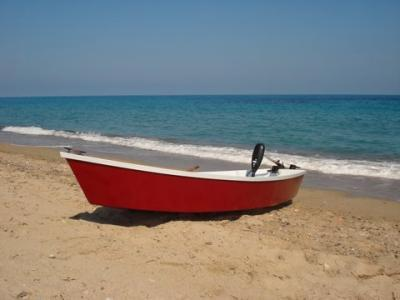
#> input picture bote.jpg, 400 x 300 px
$ jupyter execute otsu_segmentation.ipynb   (shell and % lines are left out)
#> lines starting #> are read from the running program, lines starting #| are printed output that depends on the picture; after the words box and inside, x2 and y2 are one past the last pixel; in counts of white or black regions, pixels touching at a corner belong together
[cell 1]
import numpy as np
import matplotlib.pyplot as plt
from skimage.filters import gaussian, threshold_otsu, threshold_multiotsu
from skimage.restoration import denoise_nl_means,estimate_sigma
import scipy.ndimage as ndi
import cv2
from time import time
import matplotlib.colors
cmap = matplotlib.colors.ListedColormap(['black', 'white'])

[cell 2]
I = cv2.imread('bote.jpg')
#> I is the input picture: shape (300, 400, 3); mean B, G, R 126.2, 127.6, 127.8
I = cv2.cvtColor(I, cv2.COLOR_BGR2GRAY)
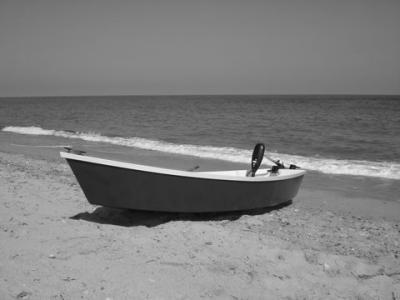
#> I: shape (300, 400); min 11, max 254, mean 127.5
plt.imshow(I,cmap='gray')

[cell 3]
fig1=plt.figure(figsize = (18,7))
plt.hist(I.ravel(),256,[0,256]);
plt.axvline(x=230,color='r')
plt.show()
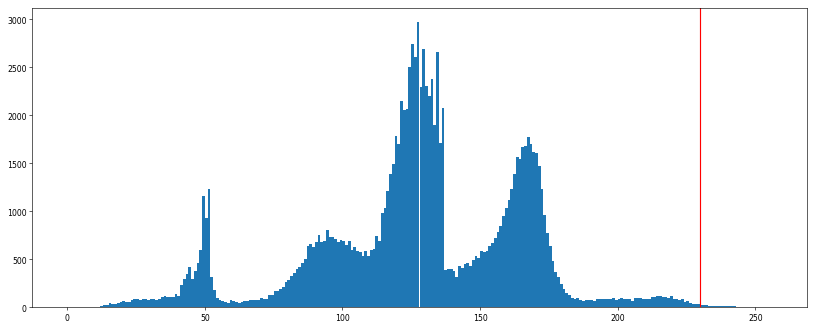
#> figure drawn by matplotlib, 1 panel; tallest bar 2972 high, from x = 127 to 128

[cell 4]
nf,nc=I.shape
#> nf = 300; nc = 400
Is=I.copy()*0
#> Is: shape (300, 400); every value is 0
Is[I>=110]=1
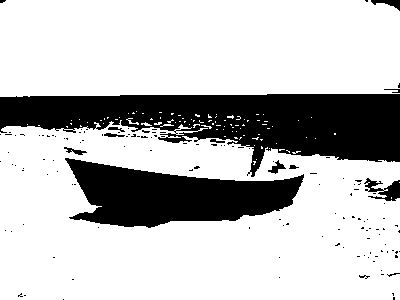
#> Is: shape (300, 400); values 0 (black) and 1 (white), 75.5% white; 137 black regions (125 under 20 px), largest, box (x1, y1, x2, y2) and area: (0, 94, 400, 177) 18175, (65, 158, 304, 228) 9939, (364, 178, 400, 201) 415
fig, ax = plt.subplots(nrows=1, ncols=2, figsize=(10, 10))
ax[0].imshow(I, cmap='gray',vmin=0,vmax=255)
ax[0].set_title('Original image')

ax[1].imshow(Is, cmap=cmap)
ax[1].set_title('Segmentation')
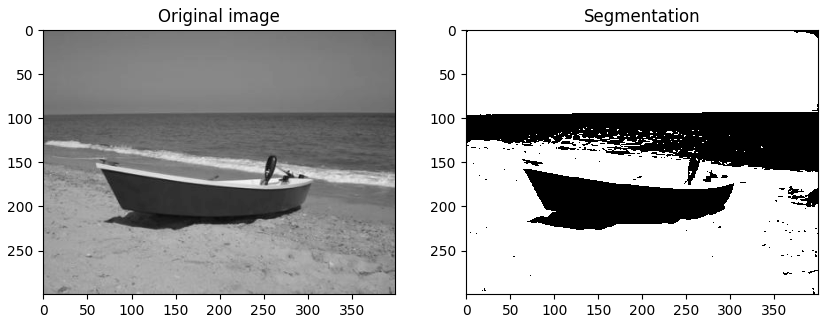
#> figure drawn by matplotlib, 2 panels

[cell 5]
umbral=threshold_otsu(I)
#> umbral = 111
bw=I.copy()*0
bw[I>=umbral]=1
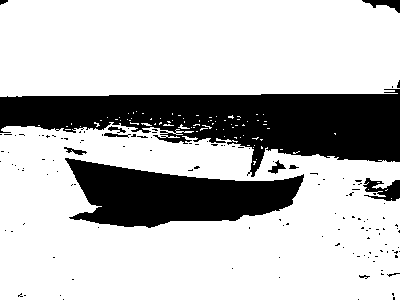
#> bw: shape (300, 400); values 0 (black) and 1 (white), 75% white; 133 black regions (122 under 20 px), largest, box (x1, y1, x2, y2) and area: (0, 89, 400, 177) 18595, (65, 158, 304, 228) 9948, (363, 178, 400, 201) 483
fig, ax = plt.subplots(nrows=1, ncols=2, figsize=(10, 10))
ax[0].imshow(I, cmap='gray',vmin=0,vmax=255)
ax[0].set_title('Original image')

ax[1].imshow(bw, cmap=cmap)
ax[1].set_title('Segmentation')

[cell 6]
umbral=threshold_otsu(I)
bw=I.copy()*0
bw[I>=umbral]=255
fig, ax = plt.subplots(nrows=1, ncols=2, figsize=(10, 10))
ax[0].imshow(I, cmap='gray',vmin=0,vmax=255)
ax[0].set_title('Original image')

ax[1].imshow(bw, cmap=cmap,vmin=0,vmax=255)
ax[1].set_title('Segmentation')

[cell 7]
# T, thresh = cv2.threshold(I, 200, 255, cv2.THRESH_BINARY_INV)
T, thresh = cv2.threshold(I, 0, 255, cv2.THRESH_BINARY_INV+cv2.THRESH_OTSU)
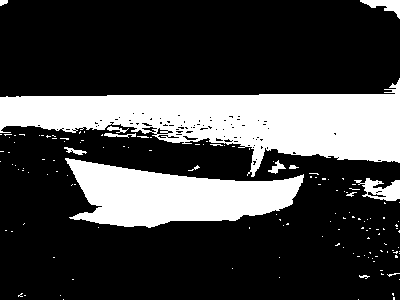
#> thresh: shape (300, 400); 25.6% white; 142 white regions (129 under 20 px), largest, box (x1, y1, x2, y2) and area: (0, 78, 400, 177) 18938, (65, 158, 304, 228) 9953, (354, 178, 400, 201) 570
#> T = 111
fig, ax = plt.subplots(nrows=1, ncols=2, figsize=(10, 10))
ax[0].imshow(I, cmap='gray',vmin=0,vmax=255)
ax[0].set_title('Original image')

ax[1].imshow(thresh, cmap='binary',vmin=0,vmax=255)
ax[1].set_title('Segmentation')

[cell 8]
In= cv2.GaussianBlur(I,(9,9),cv2.BORDER_DEFAULT)
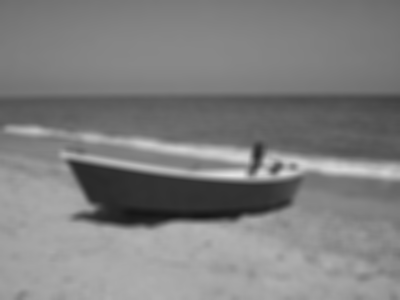
#> In: shape (300, 400); min 22, max 227, mean 127.5
In=In.astype(np.uint8)
T, thresh = cv2.threshold(In, 0, 255, cv2.THRESH_BINARY_INV+cv2.THRESH_OTSU)
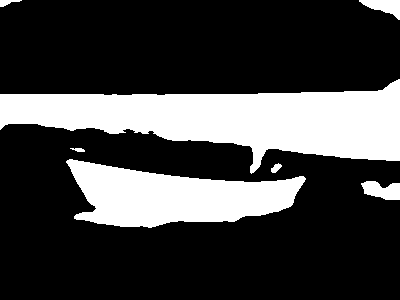
#> thresh: shape (300, 400); 25.7% white; 7 white regions, largest, box (x1, y1, x2, y2) and area: (0, 79, 400, 174) 19716, (66, 159, 306, 228) 10022, (361, 181, 400, 200) 527
#> T = 112
fig, ax = plt.subplots(nrows=1, ncols=2, figsize=(10, 10))
ax[0].imshow(In, cmap='gray',vmin=0,vmax=255)
ax[0].set_title('Original image')

ax[1].imshow(thresh, cmap='binary',vmin=0,vmax=255)
ax[1].set_title('Segmentation')
